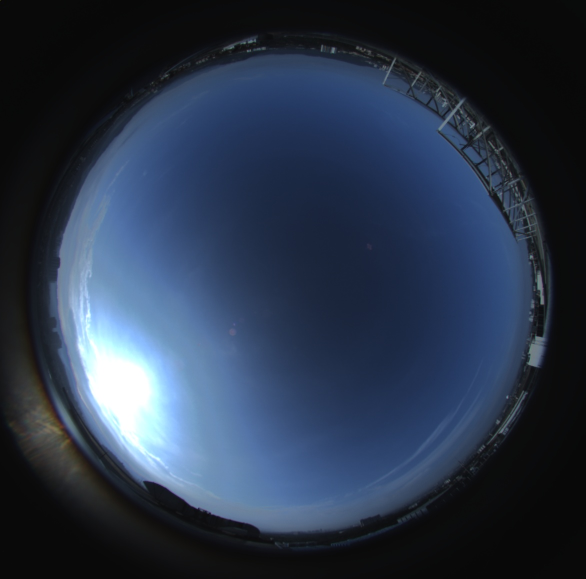
#> input picture clear-sky-lib/20250102_005700.jpg, 1172 x 1158 px, given in place of 20250101_002700.jpg, which was not available (shown at 1/2 size)
$ python cloud_detection_demo.py   (older library calls are emulated)
#> lines starting #> are read from the running program, lines starting #| are printed output that depends on the picture; pictures that were not available may be replaced by others from this repository, and a replacement may not be noted
import cv2
import numpy as np
from datetime import datetime
import os
import sys
import matplotlib.pyplot as plt
import glob
import pandas as pd
import json
import re
from multiprocessing import Pool, cpu_count
from functools import partial

# Add the draft directory to Python path for imports
sys.path.append(os.path.dirname(os.path.dirname(os.path.abspath(__file__))))
from draft.create_sky_mask import create_sky_mask, load_sky_mask
from draft.sun_position_identification import SunPositionCalculator

class CloudDetectionDemo:
    def __init__(self, output_dir="D:\\Image\\test_result\\cloud_detection_demo"):
        """Initialize the cloud detection demo with visualization capabilities"""
        self.output_dir = output_dir
        os.makedirs(output_dir, exist_ok=True)

        # Create subdirectories for different visualization steps
        self.steps = [
            "01_input",
            "02_sky_mask",
            "03_sun_position",
            "04_nrbr",
            "05_thin_clouds",
            "06_sunshine",
            "07_final_result"
        ]

        for step in self.steps:
            os.makedirs(os.path.join(output_dir, step), exist_ok=True)

    def visualize_input_image(self, img_rgb, step_name="01_input"):
        """Visualize input image and its color channels"""
        print("\nStep 1: Input Image Analysis")
        print("-" * 50)

        # Create figure with subplots
        fig, axs = plt.subplots(2, 2, figsize=(15, 15))

        # Original RGB image
        axs[0, 0].imshow(img_rgb)
        axs[0, 0].set_title('Original RGB Image')
        axs[0, 0].axis('off')

        # Individual color channels
        axs[0, 1].imshow(img_rgb[:,:,0], cmap='Reds')
        axs[0, 1].set_title('Red Channel')
        axs[0, 1].axis('off')

        axs[1, 0].imshow(img_rgb[:,:,1], cmap='Greens')
        axs[1, 0].set_title('Green Channel')
        axs[1, 0].axis('off')

        axs[1, 1].imshow(img_rgb[:,:,2], cmap='Blues')
        axs[1, 1].set_title('Blue Channel')
        axs[1, 1].axis('off')

        plt.tight_layout()
        plt.savefig(os.path.join(self.output_dir, step_name, "color_channels.png"))
        plt.close()

        # Create HSV visualization
        hsv = cv2.cvtColor(img_rgb, cv2.COLOR_RGB2HSV)
        fig, axs = plt.subplots(1, 3, figsize=(15, 5))

        axs[0].imshow(hsv[:,:,0], cmap='hsv')
        axs[0].set_title('Hue')
        axs[0].axis('off')

        axs[1].imshow(hsv[:,:,1], cmap='gray')
        axs[1].set_title('Saturation')
        axs[1].axis('off')

        axs[2].imshow(hsv[:,:,2], cmap='gray')
        axs[2].set_title('Value')
        axs[2].axis('off')

        plt.tight_layout()
        plt.savefig(os.path.join(self.output_dir, step_name, "hsv_channels.png"))
        plt.close()

    # [525 lines left out: functions visualize_sky_mask, visualize_sun_position, visualize_nrbr, visualize_thin_clouds, visualize_sunshine, visualize_final_result and 6 more, not called in this run]

def calculate_cloud_coverage(image_path, timestamp=None, clear_sky_dir=None, sky_mask_dir=None, json_dir=None):
    """
    Detect clouds using enhanced method with sunshine correction and better thin cloud detection

    Args:
        image_path: Path to the fisheye image
        timestamp: Optional datetime object. If None, extracts from filename
        clear_sky_dir: Optional directory containing clear sky images
        sky_mask_dir: Directory containing pre-computed sky masks
        json_dir: Directory to store JSON files with results
    """
    # Initialize visualization demo
    demo = CloudDetectionDemo()

    # Load and preprocess the target image first to get its size
    img = cv2.imread(image_path)
#> img is the input picture: shape (1158, 1172, 3); mean B, G, R 73.8, 54.2, 41.9
    if img is None:
        raise ValueError(f"Could not read image: {image_path}")

    target_height, target_width = img.shape[:2]
#> target_height = 1158; target_width = 1172
    target_size = (target_height, target_width)
#> target_size = (1158, 1172)
    img_rgb = cv2.cvtColor(img, cv2.COLOR_BGR2RGB)

    # Step 1: Input Image Analysis
    demo.visualize_input_image(img_rgb)
#> in visualize_input_image, `plt.savefig(os.path.join(self.output_dir, step_name, "color_channels.p..`:
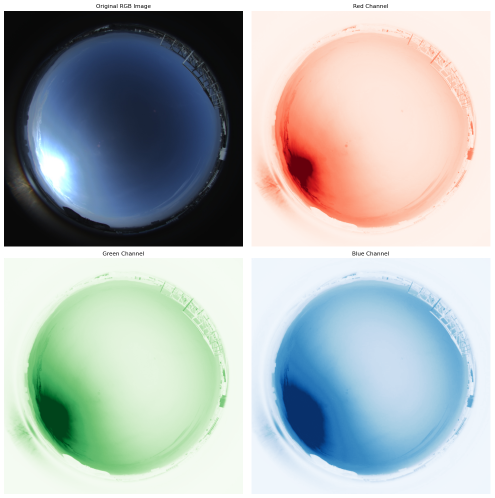
#> figure drawn by matplotlib, 4 panels
#> in visualize_input_image, `hsv = cv2.cvtColor(img_rgb, cv2.COLOR_RGB2HSV)`: hsv: shape (1158, 1172, 3); mean H, S, V 83.1, 84.2, 74
#> in visualize_input_image, `plt.savefig(os.path.join(self.output_dir, step_name, "hsv_channels.png..`:
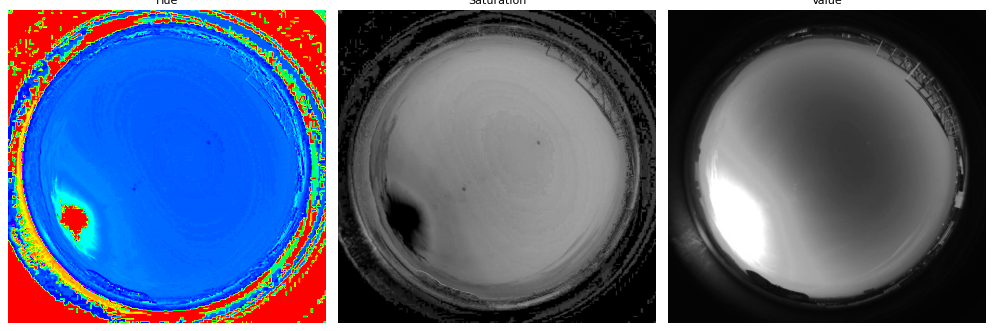
#> figure drawn by matplotlib, 3 panels

    # Load pre-computed sky mask
    if sky_mask_dir is None:
        sky_mask_dir = "D:\\Image\\test_result\\sky_detection\\masks"

    try:
        sky_mask, obstacle_mask, edge_mask, _ = load_sky_mask(sky_mask_dir)
        # Resize masks if needed
        if sky_mask.shape[:2] != target_size:
            sky_mask = cv2.resize(sky_mask, (target_width, target_height))
            obstacle_mask = cv2.resize(obstacle_mask, (target_width, target_height))
            edge_mask = cv2.resize(edge_mask, (target_width, target_height))
    except Exception as e:
        print(f"Error loading sky mask: {e}")
        print("Falling back to creating new sky mask...")
        sky_mask, obstacle_mask, edge_mask, sky_only = create_sky_mask(image_path, target_size=target_size)

    # Step 2: Sky Mask Visualization
    demo.visualize_sky_mask(img_rgb, sky_mask, obstacle_mask, edge_mask)

    # Get timestamp from filename if not provided
    if timestamp is None:
        filename = os.path.basename(image_path)
        filename = os.path.splitext(filename)[0]
        base_timestamp = datetime.strptime(filename, '%Y%m%d_%H%M%S')
        # Add 8 hours since 0 hour represents 8:00 AM
        timestamp = base_timestamp.replace(hour=base_timestamp.hour + 8)

    # Get sun position for circumsolar area handling
    image_center = (target_width // 2, target_height // 2)
    calculator = SunPositionCalculator(
        image_size=target_size,
        image_center=image_center,
        image_radius=min(target_width, target_height) // 2 - 10
    )
    sun_position = calculator.calculate_position(timestamp)

    # Step 3: Sun Position Visualization
    demo.visualize_sun_position(img_rgb, sun_position)

    # ENHANCEMENT: Apply contrast enhancement before cloud detection
    enhanced_img = enhance_contrast(img_rgb, alpha=1.3, beta=10)

    # Calculate NRBR for enhanced image
    nrbr = calculate_nrbr(enhanced_img)

    # Step 4: NRBR Analysis Visualization
    demo.visualize_nrbr(img_rgb, nrbr)

    # Initialize cloud mask
    cloud_mask = np.zeros_like(sky_mask)

    # IMPROVED: Adjusted thresholds for better balance
    NRBR_CLOUD_THRESHOLD = -0.28  # More sensitive to clouds
    DELTA_NRBR_THRESHOLD = 0.16   # More sensitive to changes
    CLEAR_SKY_THRESHOLD = 0.02    # More sensitive to initial cloudiness
    VERY_CLOUDY_THRESHOLD = 0.35  # Adjusted for better balance

    # Get appropriate clear sky image from library
    clear_sky_path = None
    clear_sky_img = None
    if clear_sky_dir:
        clear_sky_path = get_clear_sky_image(timestamp, clear_sky_dir)
        if clear_sky_path and os.path.exists(clear_sky_path):
            clear_sky_img = cv2.imread(clear_sky_path)
            if clear_sky_img is not None:
                clear_sky_img = cv2.resize(clear_sky_img, (target_width, target_height))
                clear_sky_img = cv2.cvtColor(clear_sky_img, cv2.COLOR_BGR2RGB)

    # Detect transition zones for edge refinement
    transition_zones = detect_transition_zones(nrbr, sky_mask)

    # Basic cloud detection using NRBR and/or clear sky library
    if clear_sky_path and os.path.exists(clear_sky_path):
        # Load and resize clear sky image to match target image size
        cs_img = cv2.imread(clear_sky_path)
        if cs_img is None:
            raise ValueError(f"Could not read clear sky image: {clear_sky_path}")

        cs_img = cv2.resize(cs_img, (target_width, target_height))
        cs_rgb = cv2.cvtColor(cs_img, cv2.COLOR_BGR2RGB)
        nrbr_cs = calculate_nrbr(cs_rgb)

        # Calculate NRBR difference
        delta_nrbr = np.abs(nrbr - nrbr_cs)

        # Simplified confidence map
        confidence_map = np.ones_like(nrbr, dtype=float)
        confidence_map[transition_zones > 0] = 0.6  # Less penalty in transition zones

        # Simplified threshold map
        delta_threshold_map = np.ones_like(nrbr, dtype=float) * DELTA_NRBR_THRESHOLD
        delta_threshold_map[transition_zones > 0] = DELTA_NRBR_THRESHOLD * 1.1  # 10% higher threshold in transition zones

        # Get initial cloudiness estimate
        valid_sky = (sky_mask > 0)
        cloudiness = np.sum((delta_nrbr >= DELTA_NRBR_THRESHOLD) & valid_sky) / np.sum(valid_sky)

        # Simplified detection logic
        if cloudiness < CLEAR_SKY_THRESHOLD:
            # Clear sky - use CSL method only
            cloud_mask[(delta_nrbr >= delta_threshold_map) & valid_sky] = 255
        elif cloudiness > VERY_CLOUDY_THRESHOLD:
            # Very cloudy - use NRBR method only
            cloud_mask[(nrbr > NRBR_CLOUD_THRESHOLD) & valid_sky] = 255
        else:
            # Partly cloudy - use combined method
            outside_sun = (sun_position.mask == 0)
            inside_sun = (sun_position.mask > 0)

            # Use NRBR outside sun region
            cloud_mask[(nrbr > NRBR_CLOUD_THRESHOLD) & valid_sky & outside_sun] = 255

            # Use CSL method in sun region
            cloud_mask[(delta_nrbr >= delta_threshold_map) & valid_sky & inside_sun] = 255
    else:
        # Fallback to NRBR-only method if no clear sky image
        cloud_mask[(nrbr > NRBR_CLOUD_THRESHOLD) & (sky_mask > 0)] = 255

    # IMPROVED: Enhanced thin cloud detection using enhanced image
    thin_cloud_mask = enhance_thin_cloud_detection(enhanced_img, nrbr, sky_mask)

    # ADDED: Additional thin cloud detection with multi-feature approach using enhanced image
    additional_thin_clouds = detect_additional_thin_clouds(enhanced_img, nrbr, sky_mask)

    # Calculate local contrast and gradient magnitude for visualization
    gray = cv2.cvtColor(enhanced_img, cv2.COLOR_RGB2GRAY)
    local_contrast = cv2.GaussianBlur(gray, (0, 0), 2) - cv2.GaussianBlur(gray, (0, 0), 16)
    sobelx = cv2.Sobel(nrbr, cv2.CV_64F, 1, 0, ksize=3)
    sobely = cv2.Sobel(nrbr, cv2.CV_64F, 0, 1, ksize=3)
    gradient_magnitude = np.sqrt(sobelx**2 + sobely**2)

    # Step 5: Thin Cloud Detection Visualization
    demo.visualize_thin_clouds(enhanced_img, thin_cloud_mask, additional_thin_clouds,
                             local_contrast, gradient_magnitude)

    # Combine all detected clouds
    cloud_mask = cv2.bitwise_or(cloud_mask, thin_cloud_mask)
    cloud_mask = cv2.bitwise_or(cloud_mask, additional_thin_clouds)

    # CRITICAL: Detect sunshine area AFTER all cloud detection steps using enhanced image
    sunshine_mask = detect_sunshine_area(enhanced_img, sun_position)

    # Step 6: Sunshine Area Detection Visualization
    demo.visualize_sunshine(enhanced_img, sunshine_mask, sun_position)

    # CRITICAL: Remove sunshine area from cloud mask to prevent false positives
    cloud_mask[sunshine_mask > 0] = 0

    # Protect definite blue sky areas and get the blue sky mask using enhanced image
    cloud_mask, blue_sky_mask = protect_blue_sky_areas(enhanced_img, nrbr, sky_mask, cloud_mask)

    # Calculate sun obscuration percentage (use enhanced method)
    sun_obscuration_percentage = calculate_sun_obscuration_percentage(enhanced_img, sun_position, clear_sky_img)

    # Final morphological operations for clean result
    kernel = np.ones((3, 3), np.uint8)
    cloud_mask = cv2.morphologyEx(cloud_mask, cv2.MORPH_OPEN, kernel)
    cloud_mask = cv2.morphologyEx(cloud_mask, cv2.MORPH_CLOSE, kernel)

    # Calculate cloud coverage ratio based on sun obscuration percentage
    if sun_obscuration_percentage < 0.5:
        # When sun is mostly visible (obscuration < 50%), exclude sun region from calculations
        valid_sky = (sky_mask > 0) & (sun_position.mask == 0)  # Only sky area excluding sun region
        valid_pixels = np.sum(valid_sky)
        cloud_pixels = np.sum(cloud_mask > 0 & valid_sky)  # Only count clouds in valid sky area
    else:
        # When sun is mostly obscured (obscuration >= 50%), include all sky regions
        valid_sky = (sky_mask > 0)
        valid_pixels = np.sum(valid_sky)
        cloud_pixels = np.sum(cloud_mask > 0 & valid_sky)

    cloud_coverage_ratio = cloud_pixels / valid_pixels if valid_pixels > 0 else 0

    # Update JSON file if directory is provided
    if json_dir:
        update_json_file(image_path, cloud_coverage_ratio, sun_obscuration_percentage, json_dir)

    # Create visualization
    visualization = img_rgb.copy()
    visualization_overlay = np.zeros_like(img_rgb)

    # Create distinct masks for visualization
    if sun_obscuration_percentage < 0.5:
        # When sun is mostly visible (obscuration < 50%), remove sun region from all masks
        sun_mask = sun_position.mask > 0
        thick_cloud_mask = cv2.subtract(cloud_mask, cv2.bitwise_or(thin_cloud_mask, additional_thin_clouds))
        thin_cloud_combined = cv2.bitwise_or(thin_cloud_mask, additional_thin_clouds)

        # Remove sun region from all masks
        thick_cloud_mask[sun_mask] = 0
        thin_cloud_combined[sun_mask] = 0
        blue_sky_mask[sun_mask] = 0
        sunshine_mask[sun_mask] = 0
    else:
        thick_cloud_mask = cv2.subtract(cloud_mask, cv2.bitwise_or(thin_cloud_mask, additional_thin_clouds))
        thin_cloud_combined = cv2.bitwise_or(thin_cloud_mask, additional_thin_clouds)

    # Step 7: Final Result Visualization
    demo.visualize_final_result(img_rgb, thick_cloud_mask, thin_cloud_combined,
                              sunshine_mask, blue_sky_mask, sun_obscuration_percentage)

    return cloud_coverage_ratio, visualization, sun_obscuration_percentage

# [300 lines left out: functions enhance_thin_cloud_detection, detect_additional_thin_clouds, detect_sunshine_area, calculate_sun_obscuration_percentage, refine_cloud_edges, process_single_image, not called in this run]

def main():
    # Test parameters
    image_path = "D:\\Image\\20250101_002700.jpg"
    output_dir = "D:\\Image\\test_result\\cloud_detection_demo"

    # Create output directory for test results
    os.makedirs(output_dir, exist_ok=True)

    # Directory for JSON files
    json_dir = os.path.join(output_dir, "json")
    os.makedirs(json_dir, exist_ok=True)

    # Specify the directory containing clear sky images
    clear_sky_dir = "D:\\Image\\clear-sky-lib"

    # Specify the directory containing pre-computed sky masks
    sky_mask_dir = "D:\\Image\\test_result\\sky_detection\\masks"

    print(f"Starting Cloud Detection Demo")
    print(f"{'='*50}")
    print(f"Input Image: {image_path}")
    print(f"Output Directory: {output_dir}")
    print(f"Using clear sky library: {clear_sky_dir}")
    print(f"Using pre-computed sky masks: {sky_mask_dir}")

    try:
        # Process the image
        cloud_coverage, visualization, sun_obscuration_percentage = calculate_cloud_coverage(
            image_path,
            clear_sky_dir=clear_sky_dir,
            sky_mask_dir=sky_mask_dir,
            json_dir=json_dir
        )

        # Save visualization
        vis_dir = os.path.join(output_dir, "visualizations")
        os.makedirs(vis_dir, exist_ok=True)
        filename = os.path.basename(image_path)
        base_name = os.path.splitext(filename)[0]
        vis_path = os.path.join(vis_dir, f"{base_name}_result.png")
        cv2.imwrite(vis_path, cv2.cvtColor(visualization, cv2.COLOR_RGB2BGR))

        print("\nResults:")
        print(f"Cloud Coverage: {cloud_coverage:.1%}")
        print(f"Sun Obscuration: {sun_obscuration_percentage:.1%}")
        print(f"\nResults saved in: {output_dir}")
        print(f"- Visualization: {vis_path}")
        print(f"- Analysis plot: cloud_detection_analysis.png")

    except Exception as e:
        print(f"Error processing image: {e}")

# [79 lines left out: function main_batch, not called in this run]

if __name__ == "__main__":
    main()
#> (the call stopped at in calculate_cloud_coverage, `sky_mask, obstacle_mask, edge_mask, _ = load_sky_mask(sky_mask_dir)`: draft is not available in this run)

$ run again, on clear-sky-lib/20250207_024000.jpg
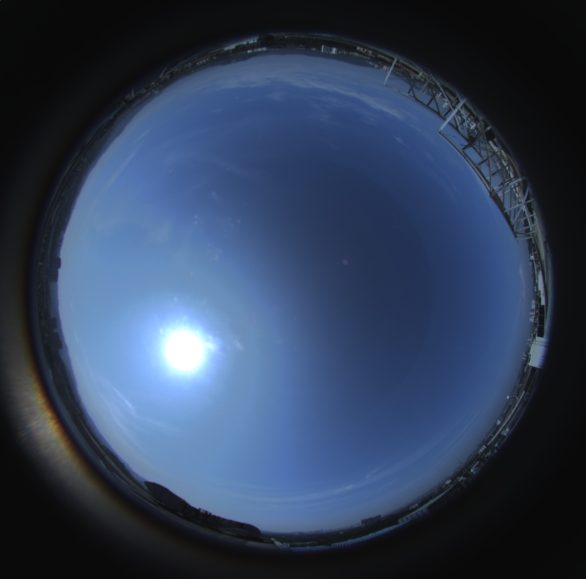
#> input picture clear-sky-lib/20250207_024000.jpg, 1172 x 1158 px, given in place of 20250101_002700.jpg, which was not available (shown at 1/2 size)
#> in calculate_cloud_coverage, img is the input picture: shape (1158, 1172, 3); mean B, G, R 88.3, 63.5, 48.5
#> in visualize_input_image, `plt.savefig(os.path.join(self.output_dir, step_name, "color_channels.p..`:
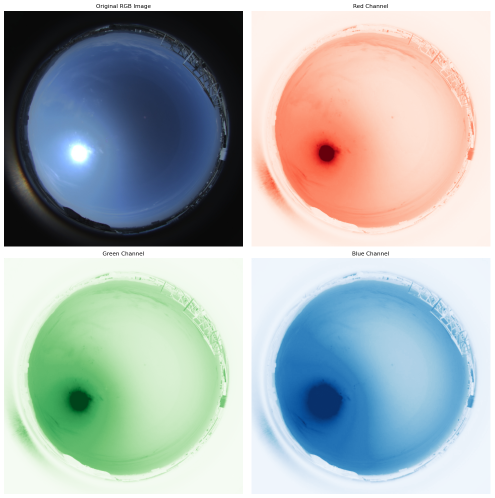
#> figure drawn by matplotlib, 4 panels
#> hsv: shape (1158, 1172, 3); mean H, S, V 91.6, 87.1, 88.6
#> in visualize_input_image, `plt.savefig(os.path.join(self.output_dir, step_name, "hsv_channels.png..`:
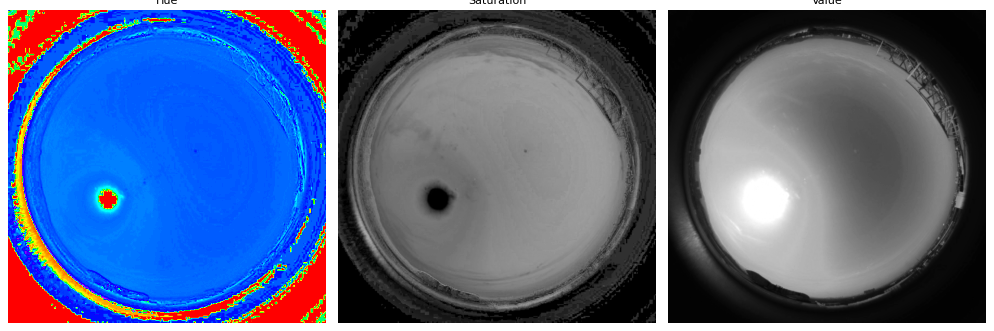
#> figure drawn by matplotlib, 3 panels
